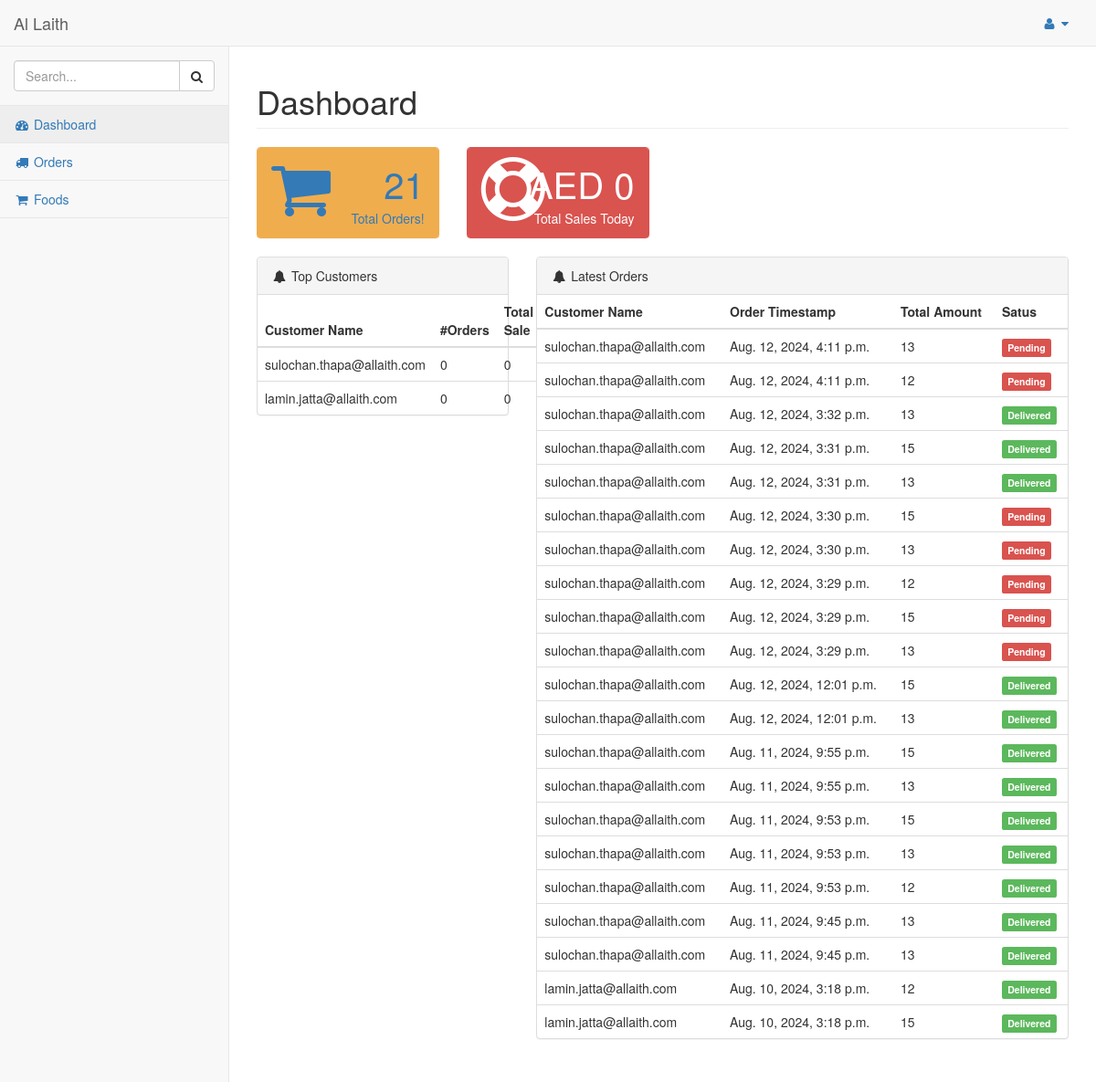
/dashboard/admin/ (signed in), run on the app's committed database.
### hotel/models.py (models this page shows, shortened)
class Customer(models.Model):
    customer = models.ForeignKey(User, on_delete=models.CASCADE)
    orders = models.IntegerField(default=0)
    total_sale = models.IntegerField(default=0)

class Order(models.Model):
    pending = 'Pending'
    completed = 'Completed'
    STATUS = (
        (pending,pending),
        (completed,completed),
    )
    customer = models.ForeignKey(Customer,on_delete=models.CASCADE)
    order_timestamp = models.DateTimeField(auto_now_add=True)
    delivery_status = models.CharField(max_length = 100, choices = STATUS)
    if_cancelled = models.BooleanField(default = False)
    total_amount = models.IntegerField()

### hotel/views.py (the view)
# urls.py: path('dashboard/admin/', views.dashboard_admin, name='dashboard_admin'),
@login_required
@staff_member_required
def dashboard_admin(request):
    orders = Order.objects.count()
    customers = Customer.objects.count()
    completed_orders = Order.objects.filter(delivery_status="Completed",   order_timestamp__date=timezone.now().date())
    top_customers = Customer.objects.filter().order_by('-total_sale')
    latest_orders = Order.objects.filter().order_by('-order_timestamp')
    sales = 0
    for order in completed_orders:
        sales += order.total_amount
    context = {
        'orders':orders,
        'customers':customers,
        'sales':sales,
        'top_customers': top_customers,
        'latest_orders':latest_orders,
    }
    return render(request, 'admin_temp/index.html', context)

### hotel/templates/admin_temp/index.html (shortened to what this page needs)
{% load static %}
{% include "includes/base.html" %}
{% include "includes/navbarheader.html" %}
{% include "includes/navtop.html" %}
{% include "includes/sidemenu.html" %}
</nav>
<div id="page-wrapper">
    <div class="row">
        <div class="col-lg-12">
            <h1 class="page-header">Dashboard</h1>
        </div>
    </div>
    <div class="row">
        <div class="col-lg-3 col-md-6">
            <div class="panel panel-yellow">
                <div class="panel-heading">
                    <a href="{% url 'hotel:orders_admin' %}">
                    <div class="row">
                        <div class="col-xs-3">
                            <i class="fa fa-shopping-cart fa-5x"></i>
                        </div>
                        <div class="col-xs-9 text-right">
                            <div class="huge">{{orders}}</div>
                            <div>Total Orders!</div>
                        </div>
                    </div>
                </a>
                </div>
            </div>
        </div>
        <div class="col-lg-3 col-md-6">
            <div class="panel panel-red">
                <div class="panel-heading">
                    <div class="row">
                        <div class="col-xs-3">
                            <i class="fa fa-support fa-5x"></i>
                        </div>
                        <div class="col-xs-9 text-right">
                            <div class="huge">AED {{sales}}</div>
                            <div>Total Sales Today</div>
                        </div>
                    </div>
                </div>
            </div>
        </div>
    </div>
            <div class="row">
                <div class="col-lg-4">
                    <div class="panel panel-default">
                        <div class="panel-heading">
                            <i class="fa fa-bell fa-fw"></i> Top Customers
                        </div>
                        <table class="table">
                          <thead>
                            <tr>
                              <th scope="col">Customer Name</th>
                              <th scope="col">#Orders</th>
                              <th scope="col">Total Sale</th>
                            </tr>
                          </thead>
                          <tbody>
                            {% for customer in top_customers %}
                            <tr>
                              <td>{{customer.customer.email}}</td>
                              <td>{{customer.orders}}</td>
                              <td>{{customer.total_sale}}</td>
                            </tr>
                            {% endfor %}
                          </tbody>
                        </table>
                    </div>
                </div>
                <div class="col-lg-8">
                    <div class="panel panel-default">
                        <div class="panel-heading">
                            <i class="fa fa-bell fa-fw"></i> Latest Orders
                        </div>
                        <table class="table">
                          <thead>
                            <tr>
                              <th scope="col">Customer Name</th>
                              <th scope="col">Order Timestamp</th>
                              <th scope="col">Total Amount</th>
                              <th scope="col">Satus</th>
                            </tr>
                          </thead>
                          <tbody>
                            {% for order in latest_orders %}
                              <td>{{order.customer.customer.email}}</td>
                              <td>{{order.order_timestamp}}</td>
                              <td>{{order.total_amount}}</td>
                              <td>
                                  {% if order.delivery_status == "Completed" %}
                                    <span class="label label-success">Delivered</span>
                                  {% elif order.delivery_status == "Processing" %}
                                    <span class="label label-warning">Processing</span>
                                  {% else %}
                                    <span class="label label-danger">Pending</span>
                                  {% endif %}
                              </td>
                            {% endfor %}
                          </tbody>
                        </table>
                    </div>
                </div>
            </div>
            <div id="chart_div" style="width: 100%; height: 500px;"></div>
        </div>
    </div>
{% include "includes/scripts.html" %}

### data on the page
Customer: customer.email "sulochan.thapa@allaith.com", orders "0", total_sale "0"
Customer: customer.email "lamin.jatta@allaith.com", orders "0", total_sale "0"
Order: customer.customer.email "sulochan.thapa@allaith.com", order_timestamp "Aug. 12, 2024, 4:11 p.m.", total_amount "13", delivery_status "Pending"
Order: customer.customer.email "sulochan.thapa@allaith.com", order_timestamp "Aug. 12, 2024, 4:11 p.m.", total_amount "12", delivery_status "Pending"
Order: customer.customer.email "sulochan.thapa@allaith.com", order_timestamp "Aug. 12, 2024, 3:32 p.m.", total_amount "13", delivery_status "Delivered"
Order: customer.customer.email "sulochan.thapa@allaith.com", order_timestamp "Aug. 12, 2024, 3:31 p.m.", total_amount "15", delivery_status "Delivered"
Order: customer.customer.email "sulochan.thapa@allaith.com", order_timestamp "Aug. 12, 2024, 3:31 p.m.", total_amount "13", delivery_status "Delivered"
Order: customer.customer.email "sulochan.thapa@allaith.com", order_timestamp "Aug. 12, 2024, 3:30 p.m.", total_amount "15", delivery_status "Pending"
Order: customer.customer.email "sulochan.thapa@allaith.com", order_timestamp "Aug. 12, 2024, 3:30 p.m.", total_amount "13", delivery_status "Pending"
Order: customer.customer.email "sulochan.thapa@allaith.com", order_timestamp "Aug. 12, 2024, 3:29 p.m.", total_amount "12", delivery_status "Pending"
Order: customer.customer.email "sulochan.thapa@allaith.com", order_timestamp "Aug. 12, 2024, 3:29 p.m.", total_amount "15", delivery_status "Pending"
Order: customer.customer.email "sulochan.thapa@allaith.com", order_timestamp "Aug. 12, 2024, 3:29 p.m.", total_amount "13", delivery_status "Pending"
Order: customer.customer.email "sulochan.thapa@allaith.com", order_timestamp "Aug. 12, 2024, 12:01 p.m.", total_amount "15", delivery_status "Delivered"
Order: customer.customer.email "sulochan.thapa@allaith.com", order_timestamp "Aug. 12, 2024, 12:01 p.m.", total_amount "13", delivery_status "Delivered"
Order: customer.customer.email "sulochan.thapa@allaith.com", order_timestamp "Aug. 11, 2024, 9:55 p.m.", total_amount "15", delivery_status "Delivered"
Order: customer.customer.email "sulochan.thapa@allaith.com", order_timestamp "Aug. 11, 2024, 9:55 p.m.", total_amount "13", delivery_status "Delivered"
Order: customer.customer.email "sulochan.thapa@allaith.com", order_timestamp "Aug. 11, 2024, 9:53 p.m.", total_amount "15", delivery_status "Delivered"
Order: customer.customer.email "sulochan.thapa@allaith.com", order_timestamp "Aug. 11, 2024, 9:53 p.m.", total_amount "13", delivery_status "Delivered"
Order: customer.customer.email "sulochan.thapa@allaith.com", order_timestamp "Aug. 11, 2024, 9:53 p.m.", total_amount "12", delivery_status "Delivered"
Order: customer.customer.email "sulochan.thapa@allaith.com", order_timestamp "Aug. 11, 2024, 9:45 p.m.", total_amount "13", delivery_status "Delivered"
Order: customer.customer.email "sulochan.thapa@allaith.com", order_timestamp "Aug. 11, 2024, 9:45 p.m.", total_amount "13", delivery_status "Delivered"
Order: customer.customer.email "lamin.jatta@allaith.com", order_timestamp "Aug. 10, 2024, 3:18 p.m.", total_amount "12", delivery_status "Delivered"
Order: customer.customer.email "lamin.jatta@allaith.com", order_timestamp "Aug. 10, 2024, 3:18 p.m.", total_amount "15", delivery_status "Delivered"

### other printed values
{{ orders }} "21"
{{ sales }} "0"
